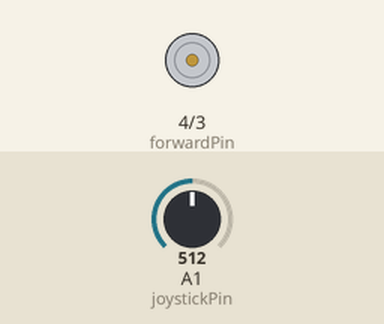
Simulated run of this sketch. Board: Arduino Uno, built with avr-gcc and run on an emulated ATmega328P. Parts: motor-driver pin pairs drawn as motors (green arrow = first pin HIGH = forward, orange = second pin HIGH = backward, longer = more drive, scaled by the enable pin). Inputs (shaded band) come from the test bench; at power-on: A1 (joystickPin) = 512. What the sketch prints to the serial monitor is not drawn.

Above: at 1.2 s.
1.3 s: A1 (joystickPin) set to 716
At 3.6 s:
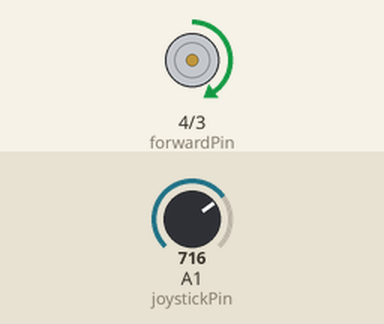
3.9 s: A1 (joystickPin) set to 900
At 6.2 s:
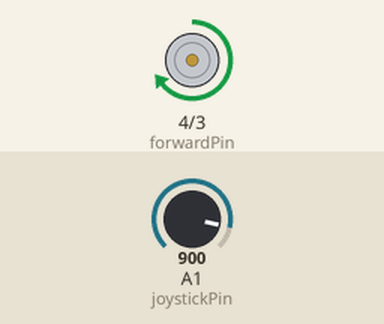
6.5 s: A1 (joystickPin) set to 511
At 8.6 s:
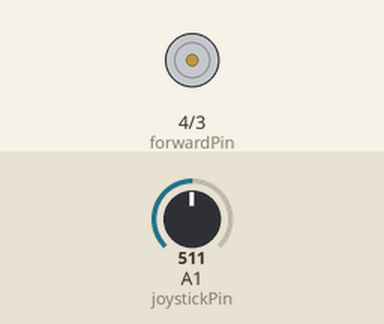
9.1 s: A1 (joystickPin) set to 491
At 11.1 s:
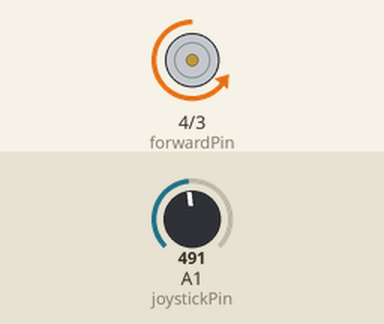
11.7 s: A1 (joystickPin) set to 522
At 13.5 s:
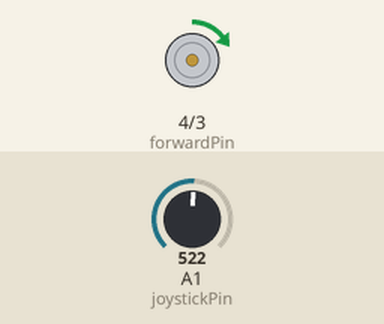
14.3 s: A1 (joystickPin) set to 306
At 16.0 s:
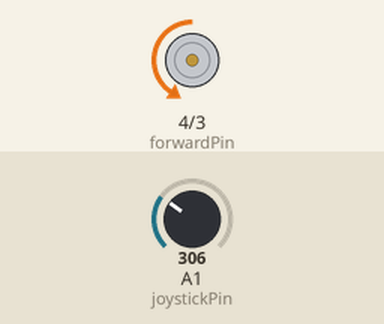
Timing chart, 0 to 17.5 s (numbered marks = the images above; inputs shaded):
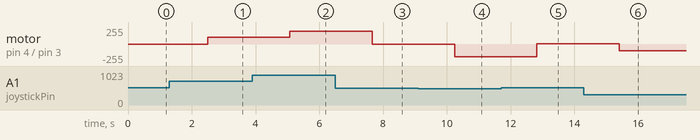

The sketch:

Lesson_39_Using_a_Joystick_to_Control_DC_Motor.ino
```cpp
// Lesson 39 Using a Joystick to Control DC Motor
// Uses the vertical potentiometer on the joystick to control the speed and direction of the DC motor

int baudRate;

int speedPin = 5;
int forwardPin = 4;
int backwardPin = 3;

int joystickPin = A1;

int joystickVal, motorSpeed;

void setup() {
  Serial.begin(baudRate);

  pinMode(speedPin, OUTPUT);
  pinMode(forwardPin, OUTPUT);
  pinMode(backwardPin, OUTPUT);
  pinMode(joystickPin, INPUT);
}

void loop() {
  joystickVal = analogRead(joystickPin);

  Serial.print("Joystick Value: ");
  Serial.println(joystickVal);

  // If joystick is pointed north, increase speed linearly and direction is counter-clockwise
  // Convert joystick value to (512, 1023] -> (0, 255]
  if (joystickVal > 512) {
    motorSpeed = 255./512 * joystickVal - 255;
    digitalWrite(forwardPin, HIGH);
    digitalWrite(backwardPin, LOW);
    analogWrite(speedPin, motorSpeed);
  }

  // If joystick is not moved in any direction, stop motor
  if (joystickVal == 512)
    analogWrite(speedPin, LOW);

  // If joystick is pointed south, increase speed linearly and direction is clockwise
  // Convert joystick value to (512, 0] -> (0, 255]
  if (joystickVal < 512) {
    motorSpeed = -255./512 * joystickVal + 255;
    digitalWrite(forwardPin, LOW);
    digitalWrite(backwardPin, HIGH);
    analogWrite(speedPin, motorSpeed);
  }

}
```

Measured:
- the behaviour switches between 510 and 509 on A1 (joystickPin) (found by bisection; images 3 and 4)
- after the input at 1.3 s, motor on pin 4 (forwardPin) / pin 3 (backwardPin): stopped → forward 101/255 after 1.2 s
- after the input at 3.9 s, motor on pin 4 (forwardPin) / pin 3 (backwardPin): forward 101/255 → forward 193/255 after 1.2 s
- after the input at 6.5 s, motor on pin 4 (forwardPin) / pin 3 (backwardPin): forward 193/255 → stopped after 1.2 s
- after the input at 9.1 s, motor on pin 4 (forwardPin) / pin 3 (backwardPin): stopped → backward 193/255 after 1.1 s
- after the input at 11.7 s, motor on pin 4 (forwardPin) / pin 3 (backwardPin): backward 193/255 → forward 4/255 after 1.1 s
- after the input at 14.3 s, motor on pin 4 (forwardPin) / pin 3 (backwardPin): forward 4/255 → backward 102/255 after 1.1 s
